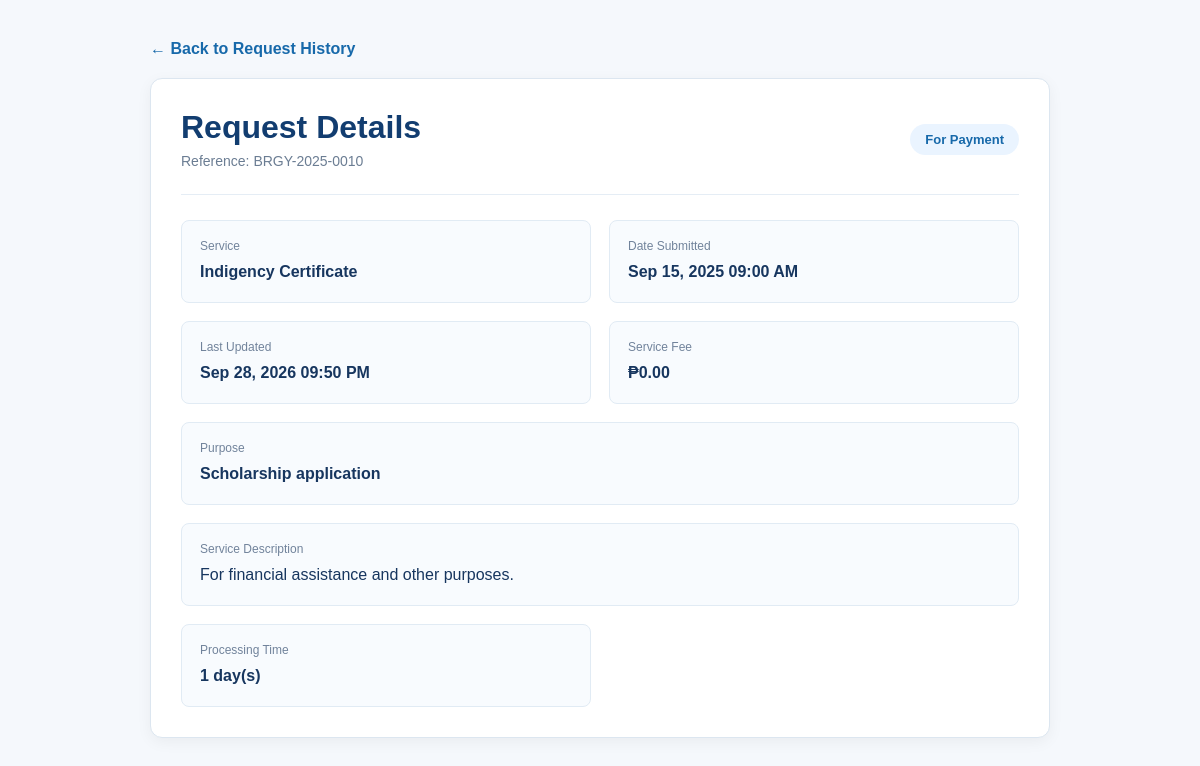
Screenshot of /view-request.php?id=2 (signed in) with the database file from the repository.
### tables this page shows
CREATE TABLE `requests` (
  `id` int(11) NOT NULL,
  `reference_number` varchar(30) NOT NULL,
  `user_id` int(11) NOT NULL,
  `service_id` int(11) NOT NULL,
  `purpose` varchar(255) NOT NULL,
  `notes` text DEFAULT NULL,
  `status` enum('Pending','In Process','Approved','For Payment','Completed','Rejected') DEFAULT 'Pending',
  `payment_status` enum('Unpaid','Paid') DEFAULT 'Unpaid',
  `submitted_at` datetime DEFAULT current_timestamp(),
  `updated_at` datetime DEFAULT current_timestamp() ON UPDATE current_timestamp()
);

CREATE TABLE `services` (
  `id` int(11) NOT NULL,
  `service_name` varchar(120) NOT NULL,
  `category` varchar(100) NOT NULL DEFAULT 'Services',
  `description` text DEFAULT NULL,
  `requirements` text DEFAULT NULL,
  `processing_days` int(11) DEFAULT 1,
  `fee` decimal(10,2) DEFAULT 0.00,
  `icon` varchar(30) DEFAULT 'file',
  `status` enum('active','inactive') DEFAULT 'active',
  `created_at` datetime DEFAULT current_timestamp()
);

### view-request.php (the view, shortened to what this page needs)
<?php
require_once __DIR__ . "/config/database.php";
$userId = $_SESSION['user_id'];
$requestId = isset($_GET['id']) ? (int) $_GET['id'] : 0;
$sql = "
    SELECT
        r.id,
        r.reference_number,
        r.purpose,
        r.status,
        r.submitted_at,
        r.updated_at,
        s.service_name,
        s.description,
        s.processing_days,
        s.fee
    FROM requests r
    INNER JOIN services s
        ON r.service_id = s.id
    WHERE r.id = ?
    AND r.user_id = ?
    LIMIT 1
";
$stmt = $conn->prepare($sql);
$stmt->bind_param("ii", $requestId, $userId);
$stmt->execute();
$result = $stmt->get_result();
$request = $result->fetch_assoc();
?>
<!DOCTYPE html>
<html lang="en">
<head>
</head>
<body>
<main class="main">
<div class="container">
    <a href="my-requests.php" class="back">
        ← Back to Request History
    </a>
    <div class="card">
        <div class="header">
            <div>
                <h1>
                    Request Details
                </h1>
                <div class="reference">
                    Reference:
                    <?= htmlspecialchars($request['reference_number']); ?>
                </div>
            </div>
            <span class="status">
                <?= htmlspecialchars($request['status']); ?>
            </span>
        </div>
        <div class="details">
            <div class="item">
                <span class="label">
                    Service
                </span>
                <div class="value">
                    <?= htmlspecialchars($request['service_name']); ?>
                </div>
            </div>
            <div class="item">
                <span class="label">
                    Date Submitted
                </span>
                <div class="value">
                    <?= date(
                        "M d, Y h:i A",
                        strtotime($request['submitted_at'])
                    ); ?>
                </div>
            </div>
            <div class="item">
                <span class="label">
                    Last Updated
                </span>
                <div class="value">
                    <?= date(
                        "M d, Y h:i A",
                        strtotime($request['updated_at'])
                    ); ?>
                </div>
            </div>
            <div class="item">
                <span class="label">
                    Service Fee
                </span>
                <div class="value">
                    ₱<?= number_format(
                        (float) $request['fee'],
                        2
                    ); ?>
                </div>
            </div>
            <div class="item full">
                <span class="label">
                    Purpose
                </span>
                <div class="value">
                    <?= htmlspecialchars($request['purpose']); ?>
                </div>
            </div>
            <div class="item full">
                <span class="label">
                    Service Description
                </span>
                <div class="value description">
                    <?= nl2br(
                        htmlspecialchars(
                            $request['description']
                        )
                    ); ?>
                </div>
            </div>
            <div class="item">
                <span class="label">
                    Processing Time
                </span>
                <div class="value">
                    <?= htmlspecialchars(
                        $request['processing_days']
                    ); ?>
                    day(s)
                </div>
            </div>
        </div>
    </div>
</div>
</main>
</body>
</html>

### view-request.php (style rules this page uses)
* { box-sizing: border-box; margin: 0; padding: 0; }
body { font-family: Arial, Helvetica, sans-serif; background: #f5f8fc; color: #17365d; }
.main { min-height: 100vh; padding: 40px; }
.container { max-width: 900px; margin: auto; }
.back { display: inline-block; margin-bottom: 20px; color: #1769aa; text-decoration: none; font-weight: bold; }
.card { background: white; border: 1px solid #dce6f0; border-radius: 12px; padding: 30px; box-shadow: 0 4px 15px rgba(0,0,0,.05); }
.header { display: flex; justify-content: space-between; align-items: center; gap: 20px; padding-bottom: 25px; border-bottom: 1px solid #e5edf5; margin-bottom: 25px; }
h1 { color: #123d70; margin-bottom: 7px; }
.reference { color: #6b7d93; font-size: 14px; }
.status { padding: 8px 15px; border-radius: 20px; background: #eaf4ff; color: #1769aa; font-size: 13px; font-weight: bold; }
.details { display: grid; grid-template-columns: 1fr 1fr; gap: 18px; }
.item { background: #f8fbfe; border: 1px solid #e1ebf4; border-radius: 8px; padding: 18px; }
.item.full { grid-column: 1 / -1; }
.label { display: block; color: #71839b; font-size: 12px; margin-bottom: 7px; }
.value { color: #17365f; font-weight: bold; line-height: 1.5; }
.description { font-weight: normal; }

### rows the page displays
requests: reference_number "BRGY-2025-0010", status "For Payment", service.service_name "Indigency Certificate", submitted_at "Sep 15, 2025 09:00 AM", updated_at "Sep 28, 2026 09:50 PM", service.fee "0.00", purpose "Scholarship application", service.description "For financial assistance and other purposes.", service.processing_days "1"
